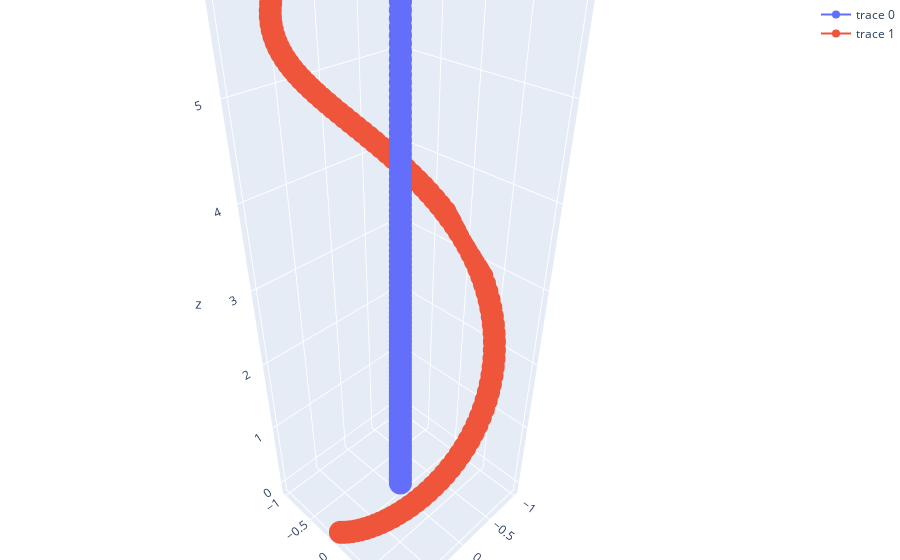

The cell this chart's notebook holds for it:
### Code cell
PlotlyJS.plot([
    scatter3d(
        x=r[1,:],
        y=r[2,:],
        z=r[3,:]
        # u=E[1,:],
        # v=E[2,:],
        # w=E[3,:],
        # sizemode="absolute",
        # sizeref=.1, 
        # anchor="tail",
        # colorscale=colors.Blues_8
    ),
    scatter3d(
        x=r[1,:]+E[1,:],
        y=r[2,:]+E[2,:],
        z=r[3,:]+E[3,:]
        # u=E[1,:],
        # v=E[2,:],
        # w=E[3,:],
        # sizemode="absolute",
        # sizeref=.1, 
        # anchor="tail",
        # colorscale=colors.Blues_8
    )],
    Layout(
        margin=attr(l=0, r=0, b=0, t=0)
    )
)
